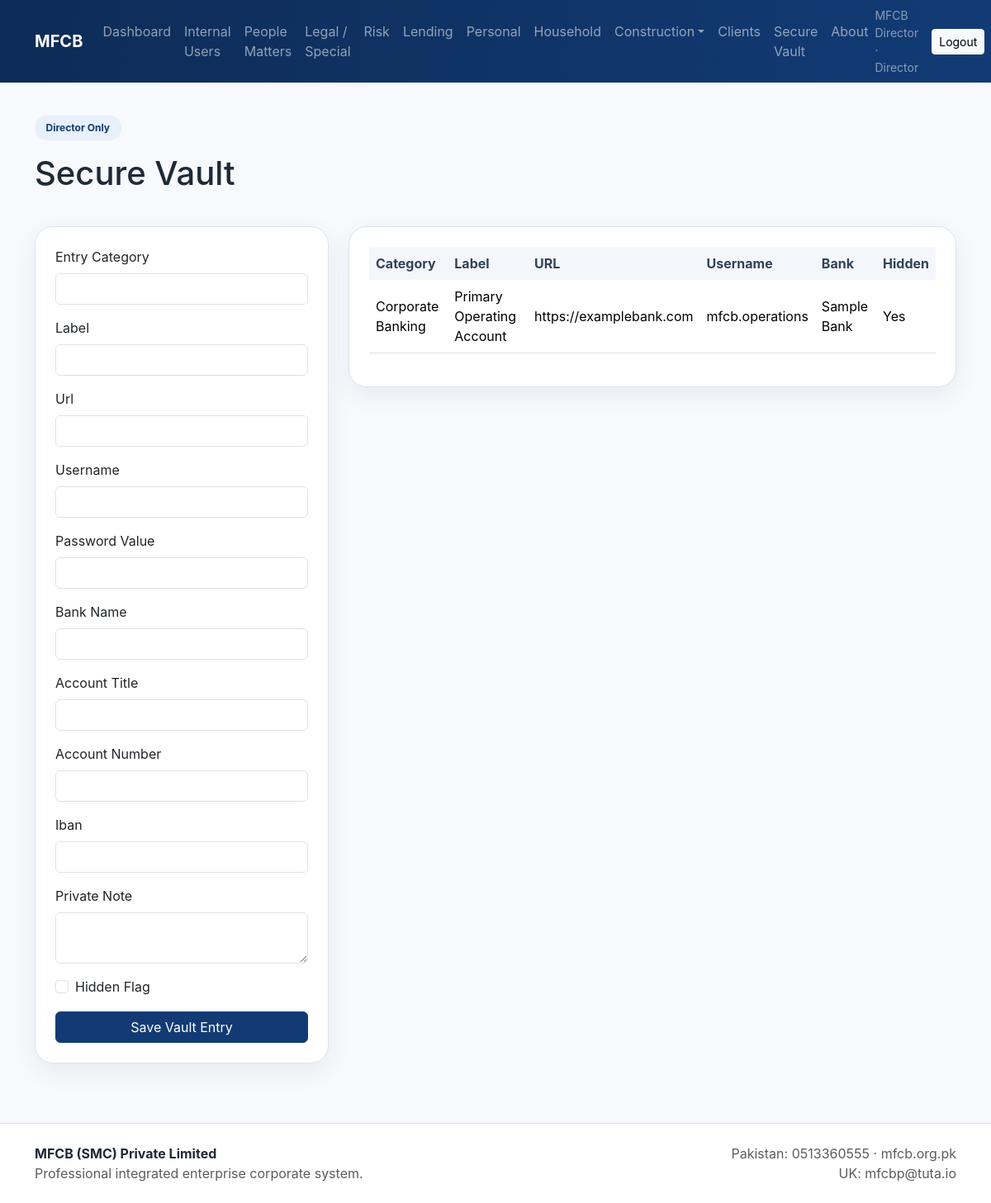
/secure-vault (signed in), run on the app's committed database.
### app.py (models this page shows, shortened)
class User(db.Model):
    id = db.Column(db.Integer, primary_key=True)
    full_name = db.Column(db.String(150), nullable=False)
    username = db.Column(db.String(80), unique=True, nullable=False, index=True)
    password_hash = db.Column(db.String(255), nullable=False)
    role = db.Column(db.String(30), nullable=False)
    is_active = db.Column(db.Boolean, default=True)
    client_profile_id = db.Column(db.Integer, db.ForeignKey("client_profile.id"), nullable=True)
    client_profile = db.relationship("ClientProfile", foreign_keys=[client_profile_id], backref="account_user", uselist=False)

class VaultEntry(db.Model):
    id = db.Column(db.Integer, primary_key=True)
    entry_category = db.Column(db.String(80), default="")
    label = db.Column(db.String(150), default="")
    url = db.Column(db.String(255), default="")
    username = db.Column(db.String(120), default="")
    password_value = db.Column(db.String(120), default="")
    bank_name = db.Column(db.String(120), default="")
    account_title = db.Column(db.String(120), default="")
    account_number = db.Column(db.String(80), default="")
    iban = db.Column(db.String(80), default="")
    private_note = db.Column(db.Text, default="")
    hidden_flag = db.Column(db.Boolean, default=False)

### app.py (the view, shortened to what this page needs)
@app.route("/secure-vault", methods=["GET", "POST"])
@role_required("director")
def secure_vault():
    items = VaultEntry.query.order_by(VaultEntry.id.desc()).all()
    return render_template("director/secure_vault.html", items=items)

### app.py (called while the page is built)
def current_user():
    uid = session.get("user_id")
    if not uid:
        return None
    return User.query.get(uid)

@app.context_processor
def inject_globals():
    return {"current_user": current_user(), "MODULES": MODULES, "decimal_to_str": decimal_to_str, "attribute": getattr}

def role_required(*roles):
    def outer(fn):
        from functools import wraps
        @wraps(fn)
        def wrapper(*args, **kwargs):
            user = current_user()
            if not user:
                return redirect(url_for("access_portal"))
            if user.role not in roles:
                abort(403)
            return fn(*args, **kwargs)
        return wrapper
    return outer

### templates/director/secure_vault.html (shortened to what this page needs)
{% extends 'base.html' %}
{% block content %}
<section class="container">
  <div class="page-header"><span class="badge badge-soft">Director Only</span><h1 class="mt-3">Secure Vault</h1></div>
  <div class="row g-4">
    <div class="col-lg-4">
      <div class="card soft-card"><div class="card-body">
        <form method="post" class="row g-3">
          {% for field in ['entry_category','label','url','username','password_value','bank_name','account_title','account_number','iban'] %}
          <div class="col-12"><label class="form-label">{{ field|replace('_',' ')|title }}</label><input name="{{ field }}" class="form-control"></div>
          {% endfor %}
          <div class="col-12"><label class="form-label">Private Note</label><textarea name="private_note" class="form-control"></textarea></div>
          <div class="col-12 form-check ms-2"><input class="form-check-input" type="checkbox" name="hidden_flag"><label class="form-check-label">Hidden Flag</label></div>
          <div class="col-12 d-grid"><button class="btn btn-primary">Save Vault Entry</button></div>
        </form>
      </div></div>
    </div>
    <div class="col-lg-8">
      <div class="card soft-card"><div class="card-body table-responsive">
        <table class="table"><thead><tr><th>Category</th><th>Label</th><th>URL</th><th>Username</th><th>Bank</th><th>Hidden</th></tr></thead>
        <tbody>{% for v in items %}<tr><td>{{ v.entry_category }}</td><td>{{ v.label }}</td><td>{{ v.url }}</td><td>{{ v.username }}</td><td>{{ v.bank_name }}</td><td>{{ 'Yes' if v.hidden_flag else 'No' }}</td></tr>{% endfor %}</tbody></table>
      </div></div>
    </div>
  </div>
</section>
{% endblock %}

### templates/base.html (shortened to what this page needs)
<!doctype html>
<html lang="en">
<head>
  <link href="https://cdn.jsdelivr.net/npm/bootstrap@5.3.3/dist/css/bootstrap.min.css" rel="stylesheet">
  <link href="{{ url_for('static', filename='css/style.css') }}" rel="stylesheet">
</head>
<body>
<nav class="navbar navbar-expand-lg navbar-dark mfcb-nav sticky-top">
  <div class="container">
    <a class="navbar-brand fw-bold" href="{{ url_for('home') }}">MFCB</a>
    <div class="collapse navbar-collapse" id="navbarsExample">
      {% if not current_user %}
      <ul class="navbar-nav me-auto mb-2 mb-lg-0">
        <li class="nav-item"><a class="nav-link" href="{{ url_for('home') }}">Home</a></li>
        <li class="nav-item"><a class="nav-link" href="{{ url_for('about') }}">About</a></li>
        <li class="nav-item"><a class="nav-link" href="{{ url_for('pakistan_real_estate') }}">Pakistan Real Estate</a></li>
        <li class="nav-item"><a class="nav-link" href="{{ url_for('pakistan_construction') }}">Pakistan Construction</a></li>
        <li class="nav-item"><a class="nav-link" href="{{ url_for('uk_real_estate_construction') }}">UK Real Estate & Construction</a></li>
        <li class="nav-item"><a class="nav-link" href="{{ url_for('projects') }}">Projects</a></li>
        <li class="nav-item"><a class="nav-link" href="{{ url_for('contact') }}">Contact</a></li>
        <li class="nav-item"><a class="nav-link" href="{{ url_for('access_portal') }}">Access Portal</a></li>
      </ul>
      {% else %}
      <ul class="navbar-nav me-auto mb-2 mb-lg-0">
        {% if current_user.role == 'director' %}
          <li class="nav-item"><a class="nav-link" href="{{ url_for('dashboard') }}">Dashboard</a></li>
          <li class="nav-item"><a class="nav-link" href="{{ url_for('internal_users') }}">Internal Users</a></li>
          <li class="nav-item"><a class="nav-link" href="{{ url_for('module_list', module_key='people') }}">People Matters</a></li>
          <li class="nav-item"><a class="nav-link" href="{{ url_for('module_list', module_key='legal') }}">Legal / Special</a></li>
          <li class="nav-item"><a class="nav-link" href="{{ url_for('module_list', module_key='risk') }}">Risk</a></li>
          <li class="nav-item"><a class="nav-link" href="{{ url_for('module_list', module_key='lending') }}">Lending</a></li>
          <li class="nav-item"><a class="nav-link" href="{{ url_for('module_list', module_key='personal') }}">Personal</a></li>
          <li class="nav-item"><a class="nav-link" href="{{ url_for('module_list', module_key='household') }}">Household</a></li>
          <li class="nav-item dropdown">
            <a class="nav-link dropdown-toggle" href="#" data-bs-toggle="dropdown">Construction</a>
          </li>
          <li class="nav-item"><a class="nav-link" href="{{ url_for('clients') }}">Clients</a></li>
          <li class="nav-item"><a class="nav-link" href="{{ url_for('secure_vault') }}">Secure Vault</a></li>
          <li class="nav-item"><a class="nav-link" href="{{ url_for('about_internal') }}">About</a></li>
        {% elif current_user.role == 'client' %}
          <li class="nav-item"><a class="nav-link" href="{{ url_for('client_portal') }}">Portal</a></li>
          <li class="nav-item"><a class="nav-link" href="{{ url_for('about_internal') }}">About</a></li>
        {% endif %}
      </ul>
      <div class="d-flex align-items-center gap-3">
        <span class="small text-white-50">{{ current_user.full_name }} · {{ current_user.role|title }}</span>
        <a class="btn btn-light btn-sm" href="{{ url_for('logout') }}">Logout</a>
      </div>
      {% endif %}
    </div>
  </div>
</nav>
<main class="py-4">
  {% block content %}{% endblock %}
</main>
<footer class="border-top py-4 mt-5 bg-white">
  <div class="container d-flex justify-content-between flex-wrap gap-2">
    <div>
      <strong>MFCB (SMC) Private Limited</strong><br>
      <span class="text-muted">Professional integrated enterprise corporate system.</span>
    </div>
    <div class="text-muted text-end">
      Pakistan: 0513360555 · mfcb.org.pk<br>
      UK: mfcbp@tuta.io
    </div>
  </div>
</footer>
</body>
</html>

### static/css/style.css (style rules this page uses)
:root { --mfcb-blue:#123b75; --mfcb-blue-dark:#0d2c57; --mfcb-light:#f4f7fb; --mfcb-border:#dbe4ef; --mfcb-text:#1f2937; }
body { background:#f7f9fc;color:var(--mfcb-text);font-family:Inter,Segoe UI,Arial,sans-serif }
.mfcb-nav { background:linear-gradient(90deg,var(--mfcb-blue-dark),var(--mfcb-blue)) }
.hero-card,.soft-card,.stat-card,.access-card,.info-box,.address-box { background:#fff;border:1px solid var(--mfcb-border);border-radius:22px;box-shadow:0 10px 30px rgba(18,59,117,.07) }
.soft-card .card-body { padding:1.5rem }
.page-header { padding:1rem 0 2rem }
.badge-soft { background:#e8f0fb;color:var(--mfcb-blue);padding:.55rem .85rem;border-radius:999px }
.btn-primary { background:var(--mfcb-blue);border-color:var(--mfcb-blue) }
.table thead th { background:#f3f7fc;color:#334155;border-bottom:none }
.table td,.table th { vertical-align:middle }

### data on the page
User: full_name "MFCB Director", role "Director"
VaultEntry: entry_category "Corporate Banking", label "Primary Operating Account", url "https://examplebank.com", username "mfcb.operations", bank_name "Sample Bank", hidden_flag "Yes"

### other printed values
{{ field|replace('_',' ')|title }} "Entry Category" "Label" "Url" "Username" "Password Value" "Bank Name" "Account Title" "Account Number" "Iban"
